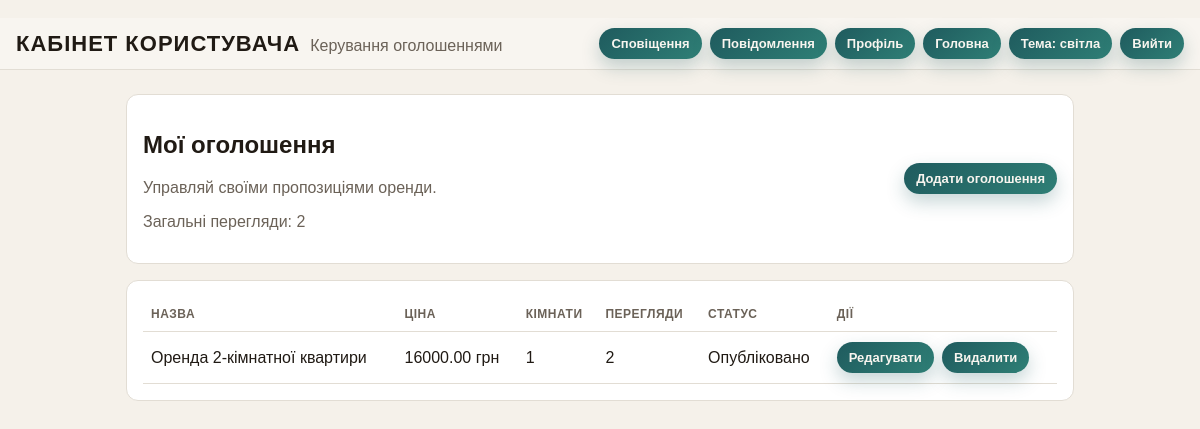
Page /cabinet/ (signed in) on the committed database.
### listings/models.py (models this page shows, shortened)
class Listing(models.Model):
    HEATING_INDIVIDUAL = "individual"
    HEATING_CENTRAL = "central"
    HEATING_BUILDING = "building"
    HEATING_OTHER = "other"
    PETS_ALLOWED = "allowed"
    PETS_CATS = "cats_only"
    PETS_NOT_ALLOWED = "not_allowed"
    PETS_NEGOTIABLE = "negotiable"
    HEATING_CHOICES = [
        (HEATING_INDIVIDUAL, "Індивідуальне"),
        (HEATING_CENTRAL, "Централізоване"),
        (HEATING_BUILDING, "Будинкове"),
        (HEATING_OTHER, "Інше"),
    ]
    PETS_CHOICES = [
        (PETS_ALLOWED, "Можна з тваринами"),
        (PETS_CATS, "Можна з котами"),
        (PETS_NOT_ALLOWED, "Не можна"),
        (PETS_NEGOTIABLE, "По домовленості"),
    ]
    ROOMS_1 = "1"
    ROOMS_2 = "2"
    ROOMS_3 = "3"
    ROOMS_4_PLUS = "4+"
    ROOMS_CHOICES = [
        (ROOMS_1, "1"),
        (ROOMS_2, "2"),
        (ROOMS_3, "3"),
        (ROOMS_4_PLUS, "4+"),
    ]
    STATUS_DRAFT = "draft"
    STATUS_PUBLISHED = "published"
    STATUS_ARCHIVED = "archived"
    STATUS_BLOCKED = "blocked"
    STATUS_CHOICES = [
        (STATUS_DRAFT, "Чернетка"),
        (STATUS_PUBLISHED, "Опубліковано"),
        (STATUS_ARCHIVED, "Архів"),
        (STATUS_BLOCKED, "Заблоковано"),
    ]
    owner = models.ForeignKey(
        settings.AUTH_USER_MODEL,
        on_delete=models.CASCADE,
        related_name="listings",
        null=True,
        blank=True,
    )
    title = models.CharField(max_length=120)
    address = models.CharField(max_length=255)
    price_per_month = models.DecimalField(max_digits=10, decimal_places=2)
    floor = models.PositiveSmallIntegerField(null=True, blank=True)
    total_floors = models.PositiveSmallIntegerField(null=True, blank=True)
    heating = models.CharField(max_length=20, choices=HEATING_CHOICES, blank=True)
    pets = models.CharField(max_length=20, choices=PETS_CHOICES, blank=True)
    rooms = models.CharField(max_length=2, choices=ROOMS_CHOICES)
    area_sqm = models.DecimalField(max_digits=7, decimal_places=2, null=True, blank=True)
    description = models.TextField(blank=True)
    photo = models.ImageField(upload_to="listing_photos/", blank=True)
    contact_name = models.CharField(max_length=120)
    contact_phone = models.CharField(max_length=50, blank=True)
    contact_email = models.EmailField(blank=True)
    status = models.CharField(
        max_length=20, choices=STATUS_CHOICES, default=STATUS_PUBLISHED
    )
    views_count = models.PositiveIntegerField(default=0)
    is_active = models.BooleanField(default=True)
    created_at = models.DateTimeField(auto_now_add=True)
    updated_at = models.DateTimeField(auto_now=True)
    class Meta:
        ordering = ["-created_at"]

### listings/views.py (the view)
# urls.py: path("cabinet/", views.dashboard_list, name="dashboard_list"),
@login_required
def dashboard_list(request):
    listings = Listing.objects.filter(owner=request.user)
    total_views = (
        listings.aggregate(total=models.Sum("views_count")).get("total") or 0
    )
    return render(
        request,
        "listings/dashboard_list.html",
        {"listings": listings, "total_views": total_views},
    )

### listings/context_processors.py (called while the page is built)
def favorites_count(request):
    if request.user.is_authenticated:
        latest_received_message_id = (
            ChatMessage.objects.filter(recipient=request.user).aggregate(max_id=Max("id"))["max_id"]
            or 0
        )
        return {
            "favorites_count": Favorite.objects.filter(user=request.user).count(),
            "unread_messages_count": ChatMessage.objects.filter(
                recipient=request.user, is_read=False
            ).count(),
            "latest_received_message_id": latest_received_message_id,
        }
    return {
        "favorites_count": 0,
        "unread_messages_count": 0,
        "latest_received_message_id": 0,
    }

### listings/templates/listings/dashboard_list.html (shortened to what this page needs)
{% extends "listings/dashboard_base.html" %}
{% block content %}
  <div class="panel row">
    <div>
      <h2>Мої оголошення</h2>
      <p class="muted">Управляй своїми пропозиціями оренди.</p>
      <p class="muted">Загальні перегляди: {{ total_views }}</p>
    </div>
    <div>
      <a class="btn" href="{% url 'listings:dashboard_create' %}">Додати оголошення</a>
    </div>
  </div>
  <div class="panel">
    {% if listings %}
      <table>
        <thead>
          <tr>
            <th>Назва</th>
            <th>Ціна</th>
            <th>Кімнати</th>
            <th>Перегляди</th>
            <th>Статус</th>
            <th>Дії</th>
          </tr>
        </thead>
        <tbody>
          {% for listing in listings %}
            <tr>
              <td>{{ listing.title }}</td>
              <td>{{ listing.price_per_month }} грн</td>
              <td>{{ listing.get_rooms_display }}</td>
              <td>{{ listing.views_count }}</td>
              <td>{{ listing.get_status_display }}</td>
              <td class="actions">
                <a class="btn secondary" href="{% url 'listings:dashboard_update' listing.pk %}">Редагувати</a>
                <a class="btn danger" href="{% url 'listings:dashboard_delete' listing.pk %}">Видалити</a>
              </td>
            </tr>
          {% endfor %}
        </tbody>
      </table>
    {% else %}
      <p class="muted">Поки немає оголошень.</p>
    {% endif %}
  </div>
{% endblock %}

### listings/templates/listings/dashboard_base.html (style rules this page uses)
:root { color-scheme: light; --bg: #f5f1ea; --panel: #ffffff; --ink: #201a14; --muted: #6b6258; --accent: #1f5b5e; --danger: #ff8b8b; --border: #e2ddd4; }
body { margin: 0; font-family: "Verdana", "Tahoma", sans-serif; background: var(--bg); color: var(--ink); }
*, *::before, *::after { box-sizing: border-box; }
.panel { background: var(--panel); border: 1px solid var(--border); border-radius: 12px; padding: 16px; margin-bottom: 16px; }
.row { display: flex; flex-wrap: wrap; gap: 12px; align-items: center; justify-content: space-between; }
.btn { display: inline-block; padding: 8px 12px; border-radius: 999px; border: none; background: linear-gradient(135deg, #1f5b5e 0%, #2f7f76 100%); color: #f8f5ef; font-weight: 700; font-size: 13px; text-decoration: none; box-shadow: 0 8px 18px rgba(31, 91, 94, 0.25); }
.btn.secondary { background: linear-gradient(135deg, #1f5b5e 0%, #2f7f76 100%); color: #f8f5ef; border: none; }
.btn.danger { background: linear-gradient(135deg, #1f5b5e 0%, #2f7f76 100%); color: #f8f5ef; }
a { color: var(--accent); }
table { width: 100%; border-collapse: collapse; }
th, td { padding: 10px 8px; border-bottom: 1px solid var(--border); text-align: left; }
th { color: var(--muted); font-weight: 600; text-transform: uppercase; font-size: 12px; letter-spacing: 0.5px; }
.muted { color: var(--muted); }
.actions { display: flex; gap: 8px; flex-wrap: wrap; }

### rows in the picture
Listing: title "Оренда 2-кімнатної квартири", price_per_month "16000.00", rooms "1", views_count "2", status "Опубліковано"

### other values in the picture
{{ total_views }} "2"
